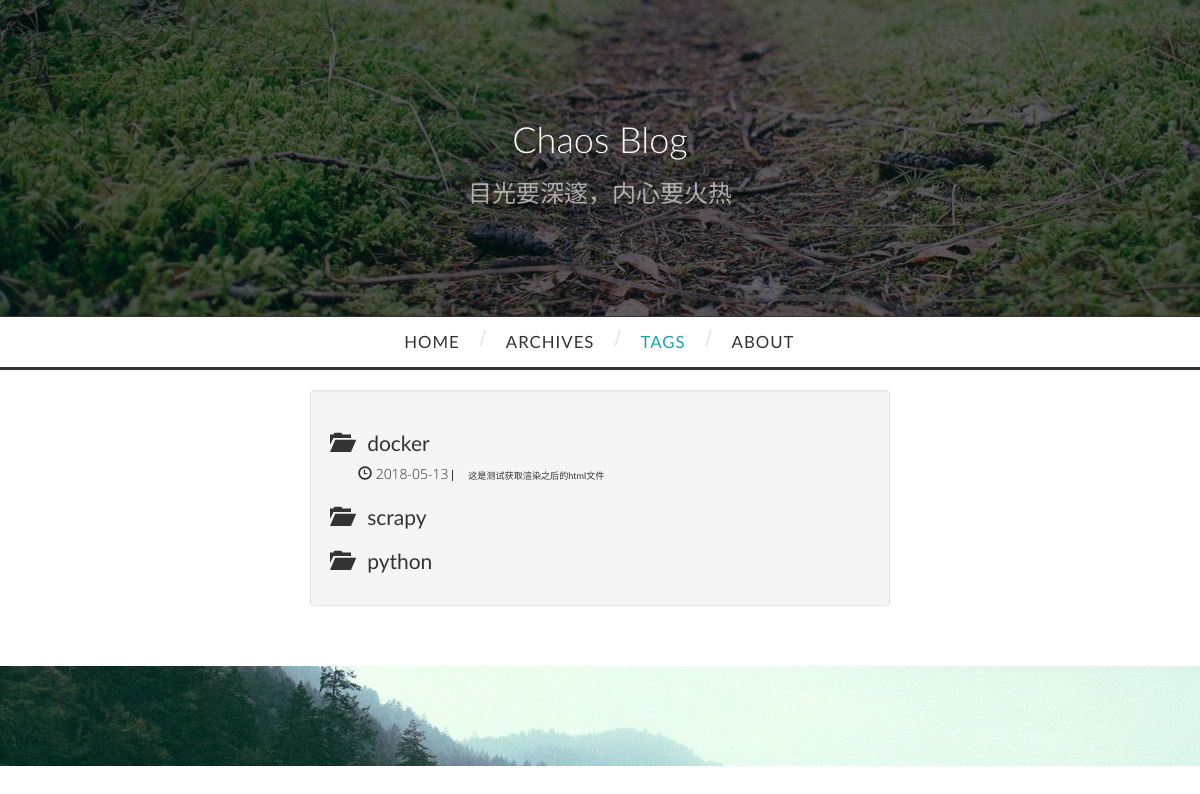
The app's page /tags with its own data.
### models/tags.py (models this page shows, shortened)
class Tags(db.Model):
	__tablename__ = 'tags'
	id = db.Column(db.Integer, primary_key=True)
	tag_name = db.Column(db.String(20))
	topic = db.relationship(
		'Topics',
		backref='tag',
		lazy='dynamic',
	)

### models/topic.py (models this page shows, shortened)
class Topics(db.Model):
	__tablename__ = 'topics'
	title = db.Column(db.String(50))
	id = db.Column(db.Integer, primary_key=True)
	content = db.Column(db.Text)
	author_id = db.Column(db.Integer)
	tag_id = db.Column(db.Integer, db.ForeignKey('tags.id'))
	pic_url = db.Column(db.String(200))
	createTime = db.Column(db.DateTime)

### view_fun/index.py (the view)
@index_blueprint.route('/tags',methods=['GET'])
def tags():
	tag = Tags()
	tagList = tag.query.all()
	return render_template('index/tags.html', tagList=tagList)

### app.py (called while the page is built)
def createApp():
	app = Flask(__name__)
	sysstr = platform.system()
	if sysstr == 'Linux':
		app.config.from_object(ProdConfig)
	else:
		app.config.from_object(DevConfig)
	Bootstrap(app)
	db.init_app(app)
	login_opt.init_app(app)
	app.register_blueprint(index)
	app.register_blueprint(admin)
	@app.before_request
	def create_data():
		db.create_all()
	if not app.debug:
		import logging
		from logging.handlers import RotatingFileHandler
		fileHandler = RotatingFileHandler('logfile/Myblog.log', mode='a', maxBytes=1*1024*1024, backupCount=10)
		formatStr = '%(asctime)s %(levelname)s: %(message)s [%(pathname)s:%(lineno)d]'
		logFormate = logging.Formatter(formatStr)
		fileHandler.setFormatter(logFormate)
		app.logger.setLevel(logging.INFO)
		fileHandler.setLevel(logging.INFO)
		app.logger.addHandler(fileHandler)
		app.logger.info('Myblog startup')
	return app

### templates/index/tags.html
{% extends "base.html" %}
{% block page_content %}
	{{super()}}
<section id="main">
  <div class="archives-wrap" style="margin: 0px;">
    <div class="row">
        <div class="col-lg-8 col-lg-offset-2 well">
          {% for i in tagList %}
        <div class="archive-year-wrap">
          <h1>
            <span class="glyphicon glyphicon-folder-open"></span>
            &nbsp&nbsp{{i.tag_name}}
          </h1>
          {% if i.topic.all() %}
            {% for t in i.topic.all() %}
            <div class="archives">
              <article class="archive-article archive-type-post">
                <div class="archive-article-inner">
                  <header class="archive-article-header">
                    <span>
                    <span class="glyphicon glyphicon-time"></span>
                    <span>{{t.createTime.strftime('%Y-%m-%d')}}</span>
                    </span>
                    <a class="archive-article-title" href="{{url_for('index.detail', topicId=t.id)}}">{{t.title}}</a>
                  </header>
                </div>
              </article>
            </div>
            {% endfor %}
          {% endif %}
      {% endfor %}
      </div>
   </section>
{% endblock %}

### static/css/llita.css (style rules this page uses)
.archives-wrap { margin: 0 auto !important; width: 70%; }
.archives { margin-left: 2em; }
.archives:before, .archives:after { content: ""; display: table; }
.archives:after { clear: both; }
.archive-year-wrap { margin-bottom: 1em; }
.archive-year-wrap h1 { font-size: 1.5em; }
.archives { -webkit-column-gap: 10px; -moz-column-gap: 10px; column-gap: 10px; }
@media screen and (min-width: 768px) { .archives { -webkit-column-count: 1; -moz-column-count: 1; column-count: 1; } }
.archive-article { -webkit-column-break-inside: avoid; page-break-inside: avoid; overflow: hidden; break-inside: avoid-column; }
.archive-article-inner { padding: 0px; margin-bottom: 0px; }
.archive-article-title { font-size: 0.65em; text-decoration: none; color: #333; -webkit-transition: color 0.2s; -moz-transition: color 0.2s; -ms-transition: color 0.2s; transition: color 0.2s; line-height: 1.6em; border-left: 1px solid #333; padding-left: 15px; }
@media screen and (min-width: 768px) { #main { display: inline; width: 64.70588235294117%; margin: 0 0.980392156862745%; } }

### static/css/picsum.css (style rules this page uses)
body { font-family: "Open Sans","Helvetica Neue",Helvetica,Arial,§-serif !important; }
h1, h2, h3, h4, h5, h6, a { font-family: "Lato","Helvetica Neue",Helvetica,Arial,sans-serif !important; }

### static/css/mycss.css (style rules this page uses)
body,button, input, select, textarea,h1 ,h2, h3, h4, h5, h6 { font-family: Microsoft YaHei,'宋体' , Tahoma, Helvetica, Arial, "\5b8b\4f53", sans-serif; }

### records on screen
Tags: tag_name "docker"
Topics: createTime "2018-05-13", title "这是测试获取渲染之后的html文件"
Tags: tag_name "scrapy"
Tags: tag_name "python"
